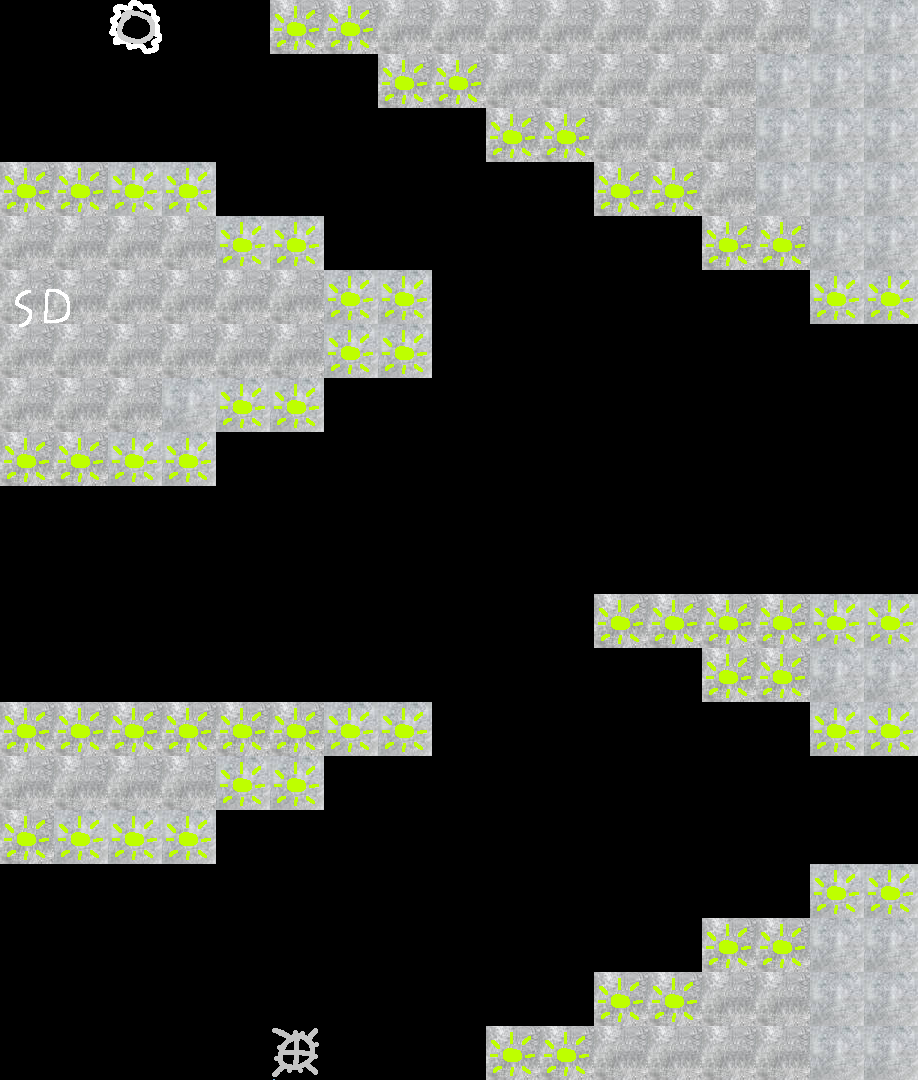

A level layout from a 2D game, rendered from its tile map. Below: a short description, then the map file with tile-grid data replaced by summaries:
An orthogonal 17x20 tile map with 54x54 px tiles, 2 tile layers (Tile Layer 1, Tile Layer 2), 1 image layer.

<map version="1.9" tiledversion="1.9.0" orientation="orthogonal" renderorder="right-down" width="17" height="20" tilewidth="54" tileheight="54" infinite="0" nextlayerid="4" nextobjectid="1">
 <tileset firstgid="1" source="temp2.tsx" />
 <layer id="1" name="Tile Layer 1" width="17" height="20">
  <data>[340 cells, 130 non-empty, 4 distinct tile ids]</data>
 </layer>
 <layer id="2" name="Tile Layer 2" width="17" height="20">
  <data>[340 cells, 60 non-empty, 1 distinct tile ids]</data>
 </layer>
 <imagelayer id="3" name="Image Layer 1" offsetx="10.0605" offsety="271.635">
  <image source="lvl1imageR.png" width="100" height="100" />
 </imagelayer>
</map>
